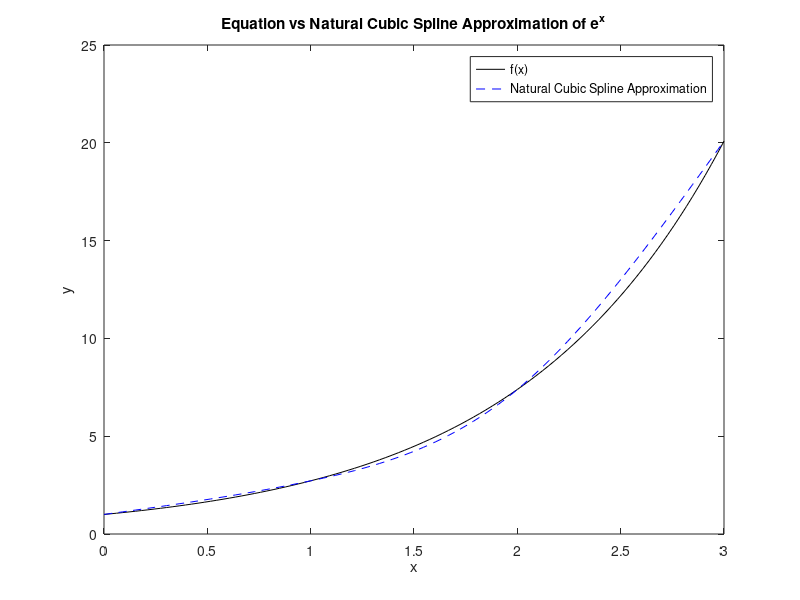
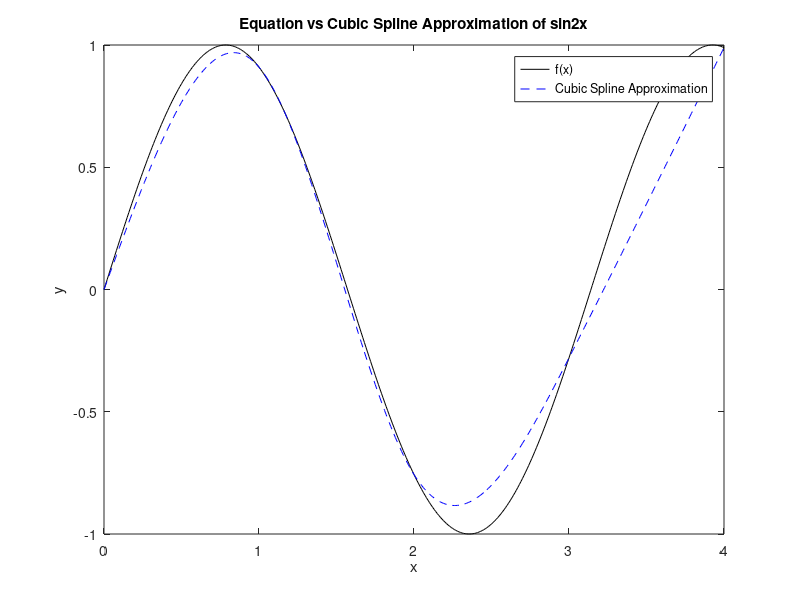
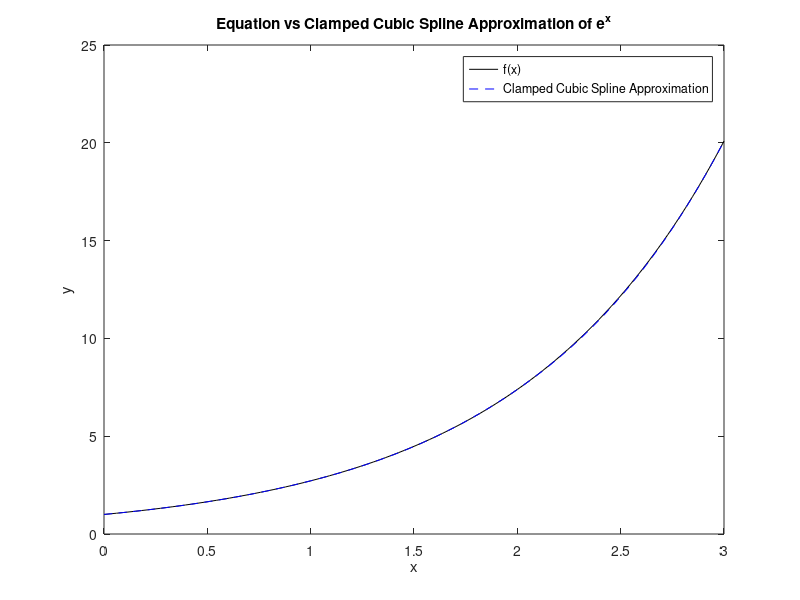

Source code (MATLAB) for these figures, in order:
%% Part 1
% Form a natural cubic spline of e^x

fprintf("Part 1: Form a natural cubic spline of e^x\n");

% Input points here
x = [0; 1; 2; 3];
% Input equation here
a = exp(x);

h = x(2:end) - x(1:end-1);

matrixAplus1 = diag([0; h(2:end)], 1); % Finds diagonal+1 of A
matrixAmiddle = diag([1; (2*(h(1:end-1) + h(2:end))); 1], 0); % Finds diagonal of A
matrixAminus1 = diag([h(1:end-1); 0], -1); % Finds diagonal-1 of A
matrixA = matrixAplus1 + matrixAmiddle + matrixAminus1;

matrixB = [0; (3./h(2:end)).*(a(3:end)-a(2:end-1))-(3./h(1:end-1)).*(a(2:end-1)-a(1:end-2)); 0];

c = linsolve(matrixA, matrixB);

b = (a(2:end)-a(1:end-1))./h(1:end) - (c(2:end)+2.*c(1:end-1)).*(h(1:end)./3);

d = (c(2:end)-c(1:end-1))./(3.*h(1:end));

% z is the value to estimate, y is which piecewise equation to use
S = @(z, y) a(y) + (b(y) * (z-x(y))) + (c(y) * (z-x(y))^2) + (d(y) * (z-x(y))^3);

w = linspace(x(1), x(end), 100);
Sw = zeros(size(w, 2), 1);
i = 1;
Sw(1) = S(w(1), 1);
for j = 2:size(w, 2)
    Sw(j) = S(w(j), i);
    % w must contain all the nodes (x)
    if w(j) == x(i+1)
        i = i + 1;
    end
end
figure;
plot(w, exp(w), '-k');
hold on;
plot(w, Sw, '--b');
hold off;
xlabel('x');
ylabel('y');
title('Equation vs Natural Cubic Spline Approximation of e^x');
legend('f(x)', 'Natural Cubic Spline Approximation');

%% Part 2
% Form a natural cubic spline of sin2x

fprintf("Part 2: Form a natural cubic spline of sin2x\n");

% Input points here
n = randi([3 10], 1, 1);
x = 0:n;
fprintf("N = %.f\n", n);
x = x';
% Input equation here
a = sin(2*x);

h = x(2:end) - x(1:end-1);

matrixAplus1 = diag([0; h(2:end)], 1); % Finds diagonal+1 of A
matrixAmiddle = diag([1; (2*(h(1:end-1) + h(2:end))); 1], 0); % Finds diagonal of A
matrixAminus1 = diag([h(1:end-1); 0], -1); % Finds diagonal-1 of A
matrixA = matrixAplus1 + matrixAmiddle + matrixAminus1;

matrixB = [0; (3./h(2:end)).*(a(3:end)-a(2:end-1))-(3./h(1:end-1)).*(a(2:end-1)-a(1:end-2)); 0];

c = linsolve(matrixA, matrixB);

b = (a(2:end)-a(1:end-1))./h(1:end) - (c(2:end)+2.*c(1:end-1)).*(h(1:end)./3);

d = (c(2:end)-c(1:end-1))./(3.*h(1:end));

% z is the value to estimate, y is which piecewise equation to use
S = @(z, y) a(y) + (b(y) * (z-x(y))) + (c(y) * (z-x(y))^2) + (d(y) * (z-x(y))^3);

% need to multiply by n then add 1 to ensure that the nodes are points in w
w = linspace(x(1), x(end), 1 + (n*100));
Sw = zeros(size(w, 2), 1);
i = 1;
Sw(1) = S(w(1), 1);
for j = 2:size(w, 2)
    Sw(j) = S(w(j), i);
    % w must contain all the nodes (x)
    if w(j) == x(i+1)
        i = i + 1;
    end
end
figure;
plot(w, sin(2*w), '-k');
hold on;
plot(w, Sw, '--b');
hold off;
xlabel('x');
ylabel('y');
title('Equation vs Cubic Spline Approximation of sin2x');
legend('f(x)', 'Cubic Spline Approximation');

%% Part 3
% Predict Kentuckey Derby times and speeds

fprintf("Part 3: Predict Kentuckey Derby times and speeds\n");

% Input points here
x = [0; 1/4; 1/2; 1; 5/4];
% Input equation here
a = [0; 23.04; 47.37; 97.45; 123.66];

h = x(2:end) - x(1:end-1);

matrixAplus1 = diag([0; h(2:end)], 1); % Finds diagonal+1 of A
matrixAmiddle = diag([1; (2*(h(1:end-1) + h(2:end))); 1], 0); % Finds diagonal of A
matrixAminus1 = diag([h(1:end-1); 0], -1); % Finds diagonal-1 of A
matrixA = matrixAplus1 + matrixAmiddle + matrixAminus1;

matrixB = [0; (3./h(2:end)).*(a(3:end)-a(2:end-1))-(3./h(1:end-1)).*(a(2:end-1)-a(1:end-2)); 0];

c = linsolve(matrixA, matrixB);

b = (a(2:end)-a(1:end-1))./h(1:end) - (c(2:end)+2.*c(1:end-1)).*(h(1:end)./3);

d = (c(2:end)-c(1:end-1))./(3.*h(1:end));

fprintf("Matrix of cubic coefficients\n");
answerMatrix = [a(1:end-1), b, c(1:end-1), d]
% z is the value to estimate, y is which piecewise equation to use
S = @(z, y) a(y) + (b(y) * (z-x(y))) + (c(y) * (z-x(y))^2) + (d(y) * (z-x(y))^3);

w = linspace(x(1), x(end), 100);
Sw = zeros(size(w, 2), 1);
i = 1;
Sw(1) = S(w(1), 1);
for j = 2:size(w, 2)
    Sw(j) = S(w(j), i);
    % w must contain all the nodes (x)
    if w(j) == x(i+1)
        i = i + 1;
    end
end

fprintf("Predicted 3/4 mile time: %.2f\n", S(3/4, 3));
fprintf("Relative Error: %.8f\n", abs((71.8-S(3/4, 3))/71.8));
% At the start x = 0 so the derived equation will be equal to b
% b is seconds per mile so 1/b will be miles per second
fprintf("Predicted Start Speed: %.4f miles per second\n", 1/b(1));
% derivative done by hand for this equation
endspeed = b(4)*(5/4) + 2*c(4)*(5/4) - 2*c(4) + 3*d(4)*(5/4)^2 - 6*d(4)*(5/4) + 3*d(4);
fprintf("Predicted End Speed: %.4f miles per second\n", 1/endspeed);

%% Part 4
% Form a clamped cubic spline of e^x

fprintf("Part 4: Form a clamped cubic spline of e^x\n");

% Input points here
x = [0; 1; 2; 3];
% Input equation here
a = exp(x);

h = x(2:end) - x(1:end-1);

matrixAplus1 = diag(h(1:end), 1); % Finds diagonal+1 of A
matrixAmiddle = diag([2*h(1); (2*(h(1:end-1) + h(2:end))); 2*h(end)], 0); % Finds diagonal of A
matrixAminus1 = diag(h(1:end), -1); % Finds diagonal-1 of A
matrixA = matrixAplus1 + matrixAmiddle + matrixAminus1;

matrixB = [(3/h(1)*(a(2)-a(1))) - 3*(exp(x(1))); (3./h(2:end)).*(a(3:end)-a(2:end-1))-(3./h(1:end-1)).*(a(2:end-1)-a(1:end-2)); 3*(exp(x(end))) - (3/h(end)*(a(end)-a(end-1)))];

c = linsolve(matrixA, matrixB);

b = (a(2:end)-a(1:end-1))./h(1:end) - (c(2:end)+2.*c(1:end-1)).*(h(1:end)./3);

d = (c(2:end)-c(1:end-1))./(3.*h(1:end));

% z is the value to estimate, y is which piecewise equation to use
S = @(z, y) a(y) + (b(y) * (z-x(y))) + (c(y) * (z-x(y))^2) + (d(y) * (z-x(y))^3);

w = linspace(x(1), x(end), 100);
Sw = zeros(size(w, 2), 1);
i = 1;
Sw(1) = S(w(1), 1);
for j = 2:size(w, 2)
    Sw(j) = S(w(j), i);
    % w must contain all the nodes (x)
    if w(j) == x(i+1)
        i = i + 1;
    end
end
figure;
plot(w, exp(w), '-k');
hold on;
plot(w, Sw, '--b');
hold off;
xlabel('x');
ylabel('y');
title('Equation vs Clamped Cubic Spline Approximation of e^x');
legend('f(x)', 'Clamped Cubic Spline Approximation');